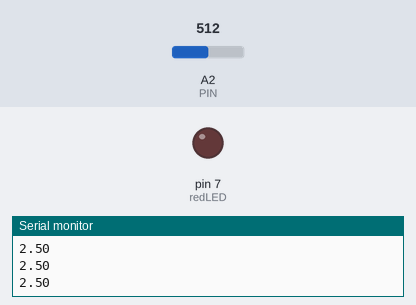
Simulated run of this sketch. Board: Arduino Uno, built with avr-gcc and run on an emulated ATmega328P. Shown: output pins drawn as LEDs (lit = HIGH), the last lines printed to the serial monitor. The test bench sets the inputs (shaded band); at power-on: A2 (PIN) = 512.

Above: at 1.2 s.
1.3 s: A2 (PIN) set to 800
2.8 s: A2 (PIN) set to 836
At 3.5 s:
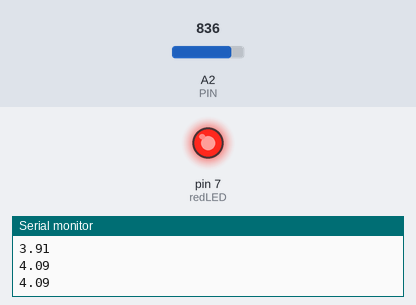
4.5 s: A2 (PIN) set to 716
At 5.7 s:
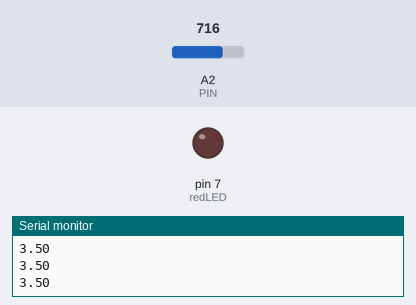
6.0 s: A2 (PIN) set to 900
At 7.2 s:
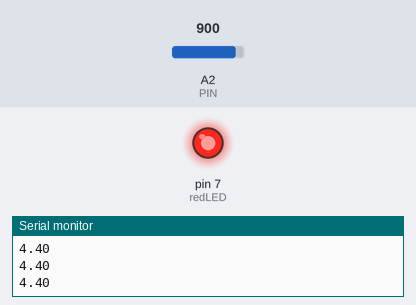
Timing chart, 0 to 8.5 s (numbered marks = the images above; inputs shaded):
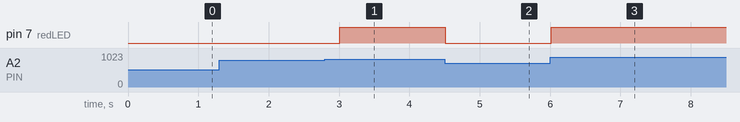

Measured:
- the behaviour switches between 818 and 819 on A2 (PIN) (found by bisection; images 0 and 1)
- after the input at 2.8 s, pin 7 (redLED): LOW → HIGH after 0.21 s
- after the input at 4.5 s, pin 7 (redLED): HIGH → LOW at once
- after the input at 6.0 s, pin 7 (redLED): LOW → HIGH at once

The sketch:

voltage_greater_than_4.ino
```cpp
// C++ code
//

int PIN = A2;
int redLED = 7;
int readVal;
float val;
int time = 250;

void setup()
{
  Serial.begin(9600);
  pinMode(redLED, OUTPUT);

}

void loop(){
  readVal = analogRead(PIN);
  val = (5.0/1023.0)*readVal;
  Serial.println(val);
  if(val >= 4.0){
    digitalWrite(redLED, HIGH);
  }else{
    digitalWrite(redLED, LOW);
  }
  delay(time);
}
```
